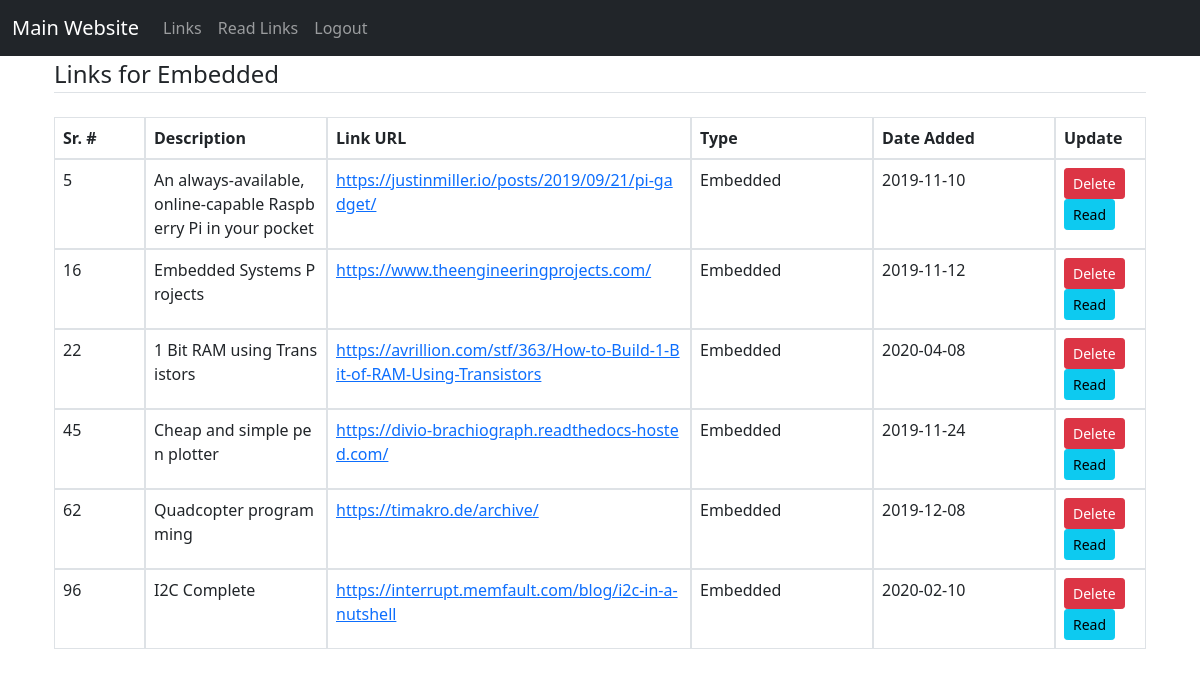
Screenshot of /Links/Embedded (signed in) with the database file from the repository.
### flask_app.py (models this page shows, shortened)
class links(db.Model):
    id = db.Column(db.Integer, primary_key = True)
    link_name = db.Column(db.String(100), nullable = False)
    link_url = db.Column(db.String(200), nullable = False)
    link_type = db.Column(db.String(40), nullable = False)
    read = db.Column(db.Boolean, default = False, nullable = False)
    date_created = db.Column(db.Date, default = datetime.utcnow)
    date_read = db.Column(db.Date)

### flask_app.py (the view)
@app.route('/Links/<string:type>')
def type_links(type):
    type_links = links.query.filter_by(link_type = type).all()
    return render_template('type_links.html', type_links = type_links, type_title = type)

### flask_app.py (called while the page is built)
@login_manager.user_loader
def load_user(user_id):
    return User.query.get(int(user_id))

### templates/type_links.html (shortened to what this page needs)
{% extends "base.html" %}
{% block page_content %}
<legend class="border-bottom mb-4">Links for {{ type_title }} </legend>
<div class="container-fluid">
  <table class="table table-bordered">
      <thead>
        <tr class="row">
            <th class="col-sm-1">Sr. #</th>
            <th class="col-sm-2">Description </th>
            <th class="col-sm-4">Link URL</th>
            <th class="col-sm-2">Type</th>
            <th class="col-sm-2">Date Added</th>
            <th class="col-sm-1">Update</th>
        </tr>
      </thead>
      <tbody>
       {% for link in type_links %}
       <tr class="row">
        <td class="col-sm-1"> {{ link.id }} </td>
        <td style="word-break: break-all" class="col-sm-2"> {{ link.link_name }} </td>
        <td style="word-break: break-all" class="col-sm-4"><a href="{{ link.link_url }}">{{ link.link_url }}</a></td>
        <td class="col-sm-2"> {{ link.link_type }} </td>
        <td class="col-sm-2"> {{ link.date_created }} </td>
        <td class="col-sm-1">
          <a class="btn btn-danger btn-sm" href="/delete/{{ link.id }}" role="button">Delete</a>
          <a class="btn btn-info btn-sm" href="/read/{{ link.id }}">Read</a>
        </td>
       </tr>
      </tbody>
       {% endfor %}
    </table>
  </div>
{% endblock %}

### templates/base.html (shortened to what this page needs)
<!doctype html>
<html>
<head>
<link href="https://cdn.jsdelivr.net/npm/bootstrap@5.0.0-beta1/dist/css/bootstrap.min.css" rel="stylesheet">
</head>
<body>
  <nav class="navbar navbar-expand-lg navbar-dark bg-dark">
    <div class="container-fluid">
      <a class="navbar-brand" href="{{ url_for('index') }}">Main Website</a>
      <div class="collapse navbar-collapse" id="myNav">
        <ul class="navbar-nav me-auto mb-2 mb-lg-0">
              {% if current_user.is_authenticated %}
              <li class="nav-item"><a class="nav-link" href="{{ url_for('Links') }}">Links</a></li>
              <li class="nav-item"><a class="nav-link" href="{{ url_for('Read_Links') }}">Read Links</a></li>
              <li class="nav-item"><a class="nav-link" href="{{ url_for('Logout') }}">Logout</a></li>
              {% else %}
              <li class="nav-item"><a class="nav-link" href="{{ url_for('bird') }}">3D Bird</a></li>
              {% endif %}
        </ul>
      </div>
    </div>
  </nav>
  <main role="main" class="container">
    {% block content %}
    <div class="container">
            {% block page_content %}
            {% endblock %}
    </div>
    {% endblock %}
  </main>
</body>
</html>

### rows the page displays
links: id "5", link_name "An always-available, online-capable Raspberry Pi in your pocket", link_url "https://justinmiller.io/posts/2019/09/21/pi-gadget/", link_type "Embedded", date_created "2019-11-10"
links: id "16", link_name "Embedded Systems Projects", link_url "https://www.theengineeringprojects.com/", link_type "Embedded", date_created "2019-11-12"
links: id "22", link_name "1 Bit RAM using Transistors", link_url "https://avrillion.com/stf/363/How-to-Build-1-Bit-of-RAM-Using-Transistors", link_type "Embedded", date_created "2020-04-08"
links: id "45", link_name "Cheap and simple pen plotter", link_url "https://divio-brachiograph.readthedocs-hosted.com/", link_type "Embedded", date_created "2019-11-24"
links: id "62", link_name "Quadcopter programming", link_url "https://timakro.de/archive/", link_type "Embedded", date_created "2019-12-08"
links: id "96", link_name "I2C Complete", link_url "https://interrupt.memfault.com/blog/i2c-in-a-nutshell", link_type "Embedded", date_created "2020-02-10"

### other values shown
{{ type_title }} "Embedded"
